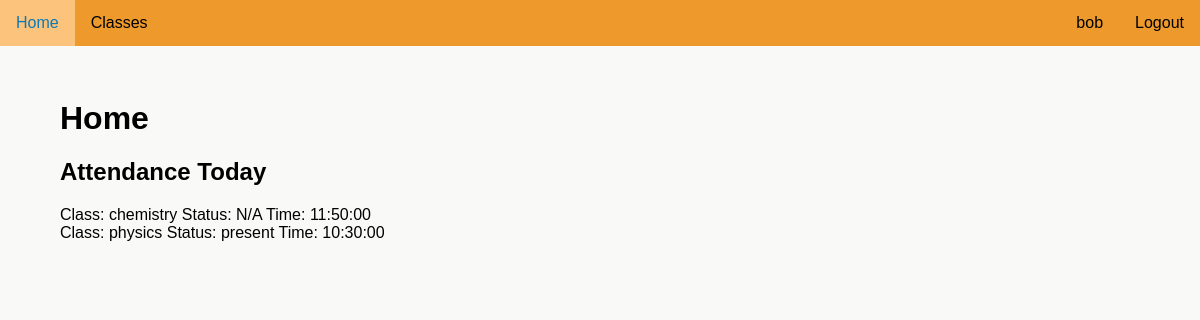
The app's page /home (signed in) with its own data.
### attendanceproject/models.py (models this page shows)
class User(UserMixin, db.Model):
    __tablename__ = "user"
    id = db.Column(db.Integer, unique=True, nullable=False, primary_key=True)
    fname = db.Column(db.Text(20), nullable=False)
    lname = db.Column(db.Text(20), nullable=False)
    user_code = db.Column(db.Text(8), nullable=False, unique=True)
    email = db.Column(db.Text(50), nullable=False, unique=True)
    password = db.Column(db.Text(90), nullable=False)
    auth = db.Column(db.Text(10), nullable=True)
    tags = db.relationship('Tag', backref='user_tag')
    subjects = db.relationship('UserSubject', back_populates='user')
    attnd_times = db.relationship('AttendanceTime', backref='subject_attnd_times')

class SubjectCode(db.Model):
    __tablename__ = "subject_code"
    id = db.Column(db.Integer, unique=True, nullable=False, primary_key=True)
    name = db.Column(db.Text(50), nullable=False)
    code = db.Column(db.Text(50), unique=True, nullable=False)
    join_code = db.Column(db.Text(10), unique=True, nullable=False)
    users = db.relationship('UserSubject', back_populates='subject')
    times = db.relationship('SubjectTimes', back_populates='subject')
    scanner = db.relationship('Scanner', back_populates='subject')

class Times(db.Model):
    __tablename__ = "times"
    id = db.Column(db.Integer, unique=True, nullable=False, primary_key=True)
    start_time = db.Column(db.Time, unique=True, nullable=False)
    end_time = db.Column(db.Time, unique=True, nullable=False)
    subjects = db.relationship("SubjectTimes", back_populates='time')

class AttendanceTime(db.Model):
    __tablename__ = "attnd_time"
    id = db.Column(db.Integer, unique=True, nullable=False, primary_key=True)
    time = db.Column(db.DateTime, nullable=True)
    user = db.Column(db.Integer, db.ForeignKey('user.id'), nullable=False)
    attnd_status = db.Column(db.Text(10), nullable=False)
    subject = db.Column(db.Integer, db.ForeignKey('subject_code.id'), nullable=False)

### attendanceproject/routes.py (the view, shortened to what this page needs)
@app.route('/', methods=["GET"])
@app.route('/home', methods=["GET"])
def home():
    user_attendance_today = []
    print(type(user_attendance_today))
    if not current_user.is_anonymous and current_user.auth == 'student': # checks if the user is logged in and is a student
        for subject in current_user.subjects:
            for subject_times in subject.subject.times:
                if (subject_times.sweek == (ceil((datetime.date.today().timetuple().tm_yday - first_monday())/7))%2
                    and subject_times.sday == datetime.date.today().timetuple().tm_wday):
                    subject_time = subject_times.time.start_time
                    subject_attnd_times = AttendanceTime.query.filter_by(subject=subject.subject.id).all()
                    added = False
                    for i in subject_attnd_times:
                        if added:
                            break
                        if i.time.date() == datetime.date.today():
                            user_attendance_today.append((subject.subject.name, i.attnd_status, subject_time))
                            added = True
                    if not added:
                        user_attendance_today.append((subject.subject.name, 'N/A', subject_time))
    print(user_attendance_today)
    return render_template("home.html", user_attendance_today=user_attendance_today, user=current_user)

### attendanceproject/models.py (called while the page is built)
@login_manager.user_loader
def load_user(user_id):
    return User.query.get(int(user_id))

### attendanceproject/routes.py (called while the page is built)
def first_monday():
    for i in range(0, 366):
        start_date = datetime.date(year=datetime.datetime.today().year, month=1, day=1)
        end_date = start_date + datetime.timedelta(days=i)
        if end_date.timetuple().tm_wday == 0:
            return i

### attendanceproject/templates/home.html
{% extends "layout.html" %}
{% block content %}
    <h1>Home</h1>
    {% if not user.is_anonymous and user.auth in ['student', 'teacher'] %}
        <h2>Attendance Today</h2>
        {% if user_attendance_today %}
            <ul>
                {% for i in user_attendance_today %}
                    {% if i|length > 2 %}
                        <li>Class: {{ i[0] }} Status: {{ i[1] }} Time: {{ i[2] }}</li>
                    {% elif i|length == 2 %}
                        <li>Class: {{ i[0] }} Time: {{ i[1] }}</li>
                    {% endif %}
                {% endfor %}
            </ul>
        {% else %}
            <p>No Classes On Today</p>
        {% endif %}
    {% endif %}
{% endblock %}

### attendanceproject/templates/navigation.html (shortened to what this page needs)
<div id='nav'>
    <ul>
        <div id="nav-left">
            <li><a href="{{url_for('home')}}">Home</a></li>
            {% if current_user.is_authenticated %}
                {% if current_user.auth in ['teacher', 'student'] %}
                    <li><a href="{{url_for('classes', user_code=current_user.user_code)}}">Classes</a></li>
                {% endif %}
            {% endif %}
        </div>
        <div id="nav-right">
            {% if current_user.is_authenticated %}
                <li><a href="{{url_for('logout')}}">Logout</a></li>
                <li><a href="{{url_for('account', user_code=current_user.user_code)}}">{{ current_user.fname }}</a></li>
            {% endif %}
        </div>
    </ul>
</div>

### attendanceproject/static/style.css (style rules this page uses)
:root { --main: #ed992b; --headings: #0E79B2; --errors: #C12E47; }
html { font-family: 'Noto Sans JP', sans-serif; background-color: rgb(249, 249, 248); }
body { margin: 0; margin-left: auto; margin-right: auto; }
ul { list-style-type: None; padding-inline-start: 0; }
#nav ul { list-style-type: none; position: fixed; top: 0; width: 100%; margin: 0; padding: 0; background-color: var(--main); min-width: 555px; }
#nav-left li { float: left; }
#nav-right li { float: right; }
#nav li a { display: block; color: black; text-align: center; padding: 14px 16px; text-decoration: none; }

### records on screen
User: fname "bob"
SubjectCode: name "chemistry", i "N/A", start_time "11:50:00"
SubjectCode: name "physics"
AttendanceTime: attnd_status "present"
Times: start_time "10:30:00"
